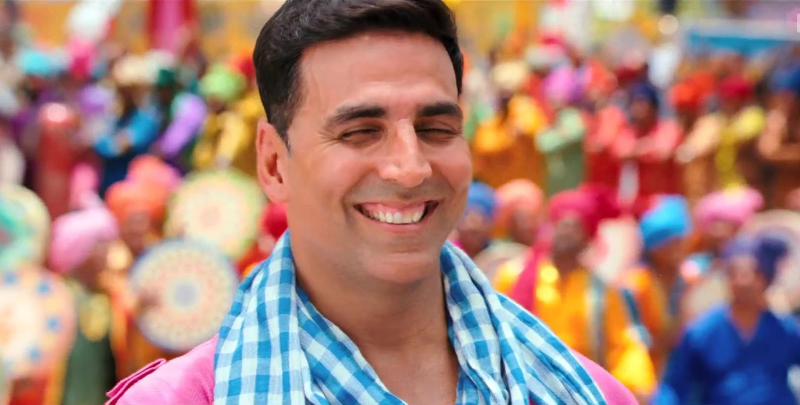
#> input picture data/Khiladi-786-movie-image.jpg, 1600 x 810 px (shown at 1/2 size)
$ python showImage.py
#> lines starting #> are read from the running program, lines starting #| are printed output that depends on the picture; after the words box and inside, x2 and y2 are one past the last pixel; in counts of white or black regions, pixels touching at a corner belong together
import cv2
from PIL import Image
import numpy as np
detector= cv2.CascadeClassifier('haarcascade_frontalface_default.xml');
#im = Image.open('data/Final Printpdf.442.jpg')
im=cv2.VideoCapture('Khiladi-786-movie-image.jpg')
check,img=im.read()
#> img is the input picture: shape (810, 1600, 3); mean B, G, R 121.3, 130, 168
#img = np.array(im); # im2arr.shape: height x width x channel
img1 = cv2.resize(img, (0,0), fx=0.8, fy=0.8)
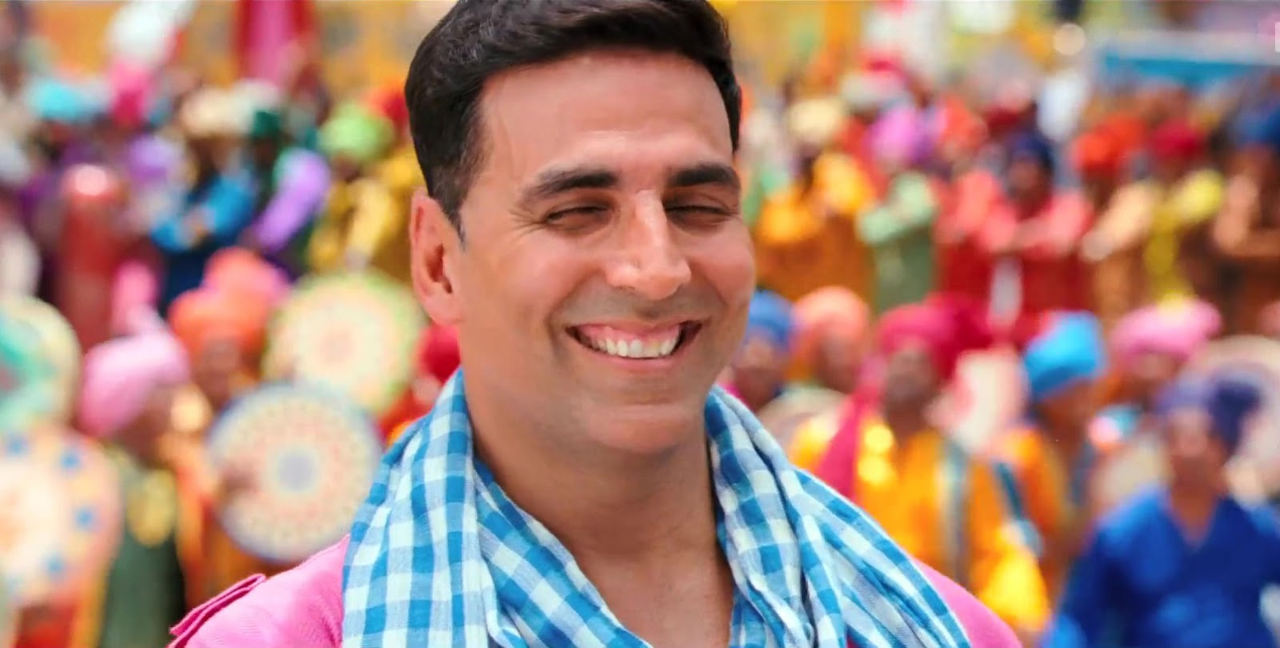
#> img1: shape (648, 1280, 3); mean B, G, R 121.2, 129.9, 167.9
gray = cv2.cvtColor(img1, cv2.COLOR_BGR2GRAY)
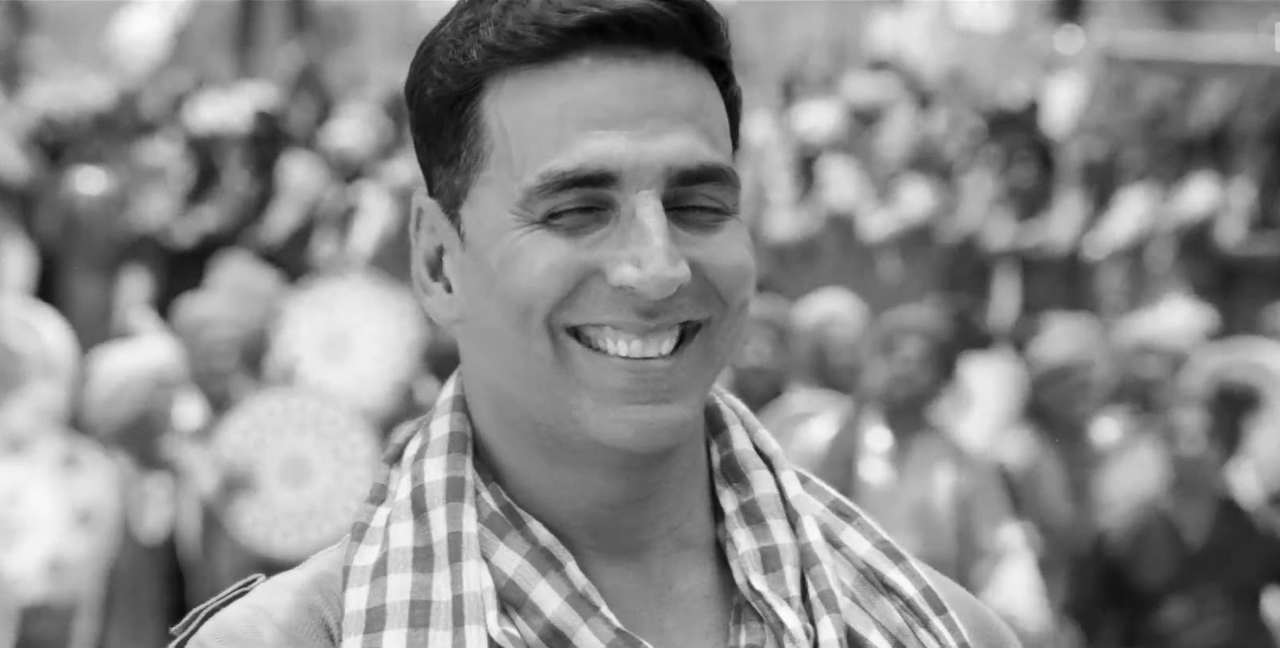
#> gray: shape (648, 1280); min 0, max 253, mean 140.3
faces = detector.detectMultiScale(gray,1.16, 5);
#> faces = [[442, 60, 372, 372]]
for (x,y,w,h) in faces:
    cv2.rectangle(img1,(x,y),(x+w,y+h),(255,0,0),2)
#> this loop made 1 pass
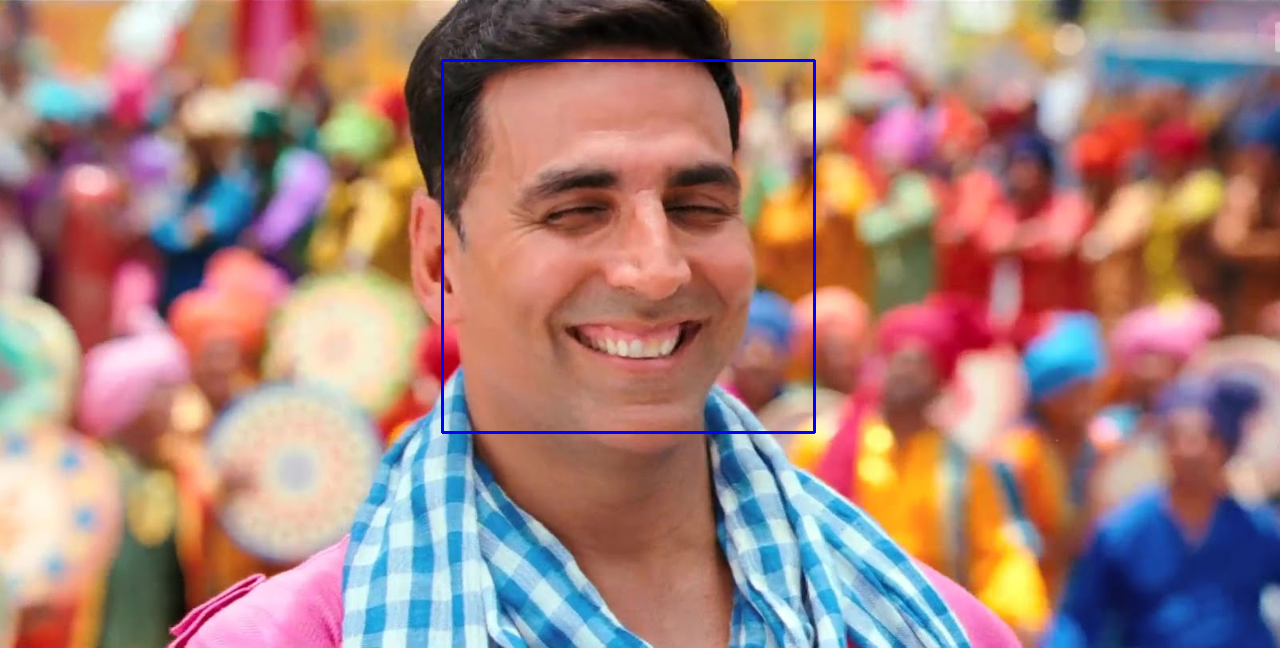
#> img1: shape (648, 1280, 3); 0.54% of pixels changed, all inside (x1, y1, x2, y2) = (441, 59, 816, 434)
cv2.imshow('frame',img1);
if cv2.waitKey(10) & cv2.waitKey(0) == ord('q') :


#> (key q is pressed here)
#> (key Esc is pressed here)
    cv2.destroyAllWindows()

$ run again, on akshay/20180329_221530.jpg
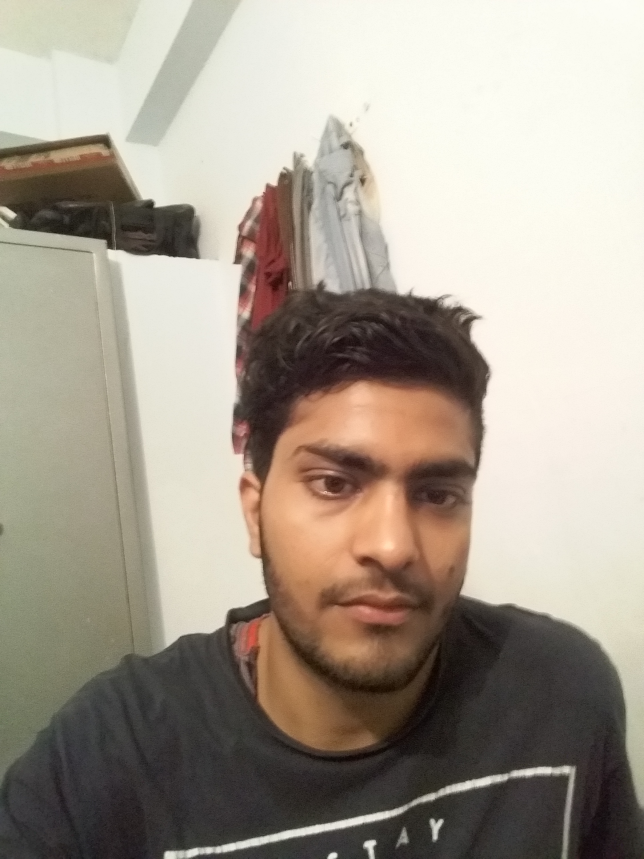
#> input picture akshay/20180329_221530.jpg, 1932 x 2576 px, given in place of Khiladi-786-movie-image.jpg, which was not available (shown at 1/3 size)
#> img is the input picture: shape (2576, 1932, 3); mean B, G, R 143.7, 156.6, 166
#> `gray = cv2.cvtColor(img1, cv2.COLOR_BGR2GRAY)`:
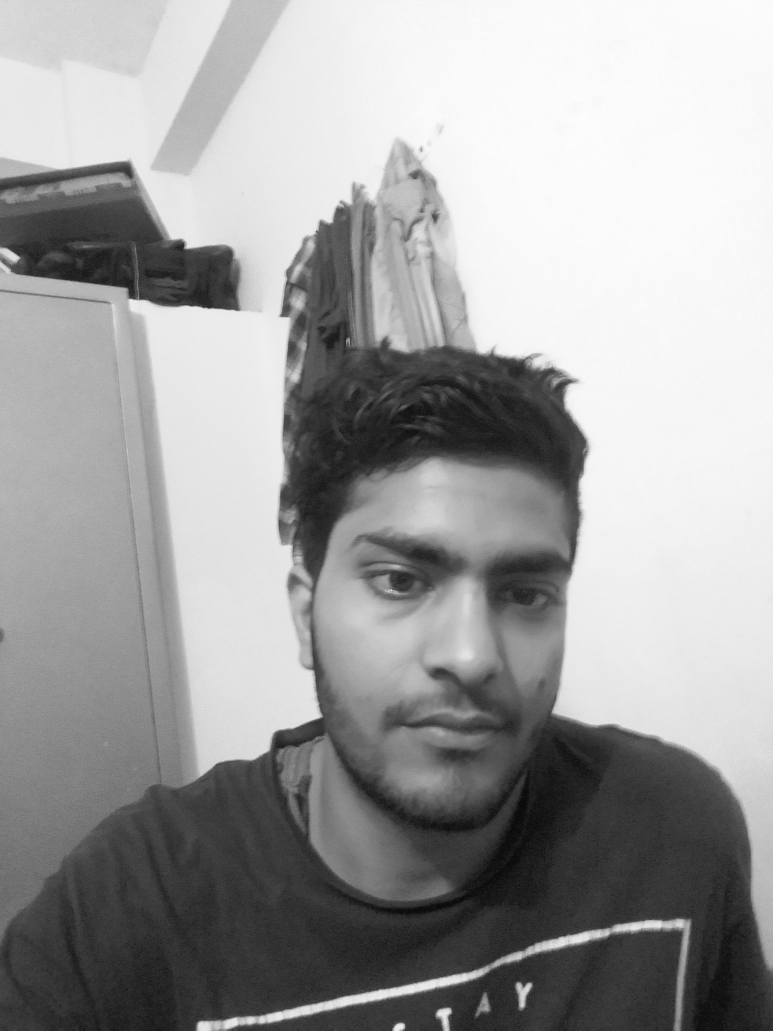
#> gray: shape (2061, 1546) (shown at 1/2 size); min 4, max 254, mean 157.9
#> faces = [[585, 900, 684, 684]]
#> the loop `for (x,y,w,h) in faces:` made 1 pass
#> after the loop `for (x,y,w,h) in faces:`:
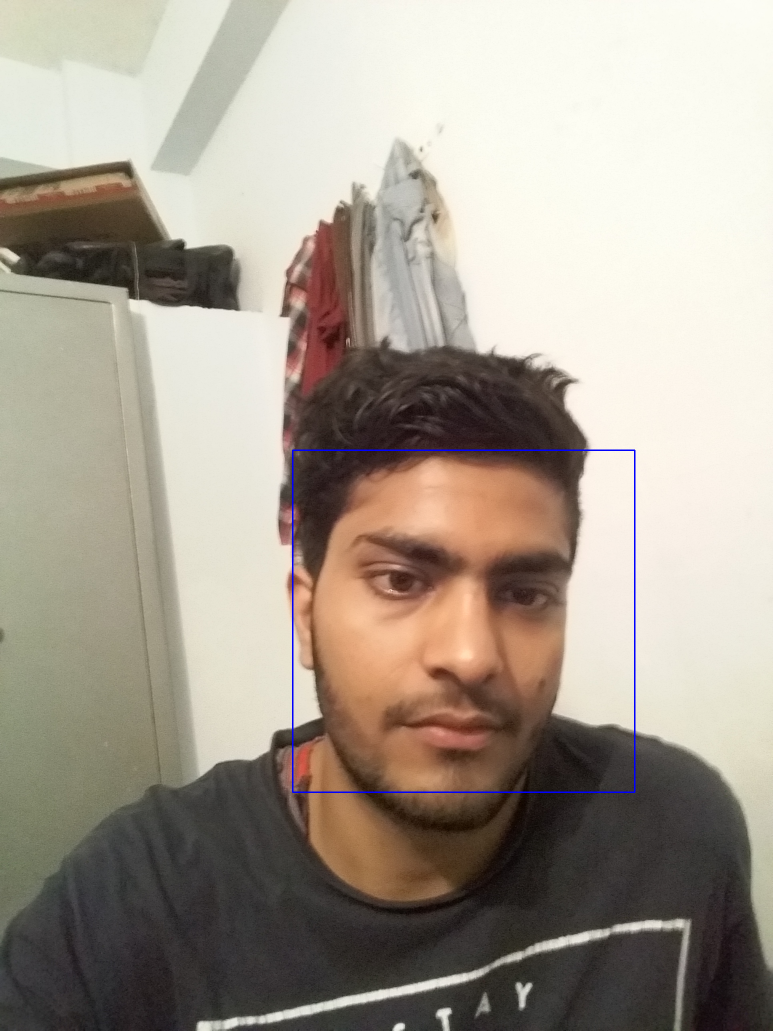
#> img1: shape (2061, 1546, 3) (shown at 1/2 size); mean B, G, R 144, 156.2, 165.6

$ run again, on akshay/20180329_221537.jpg
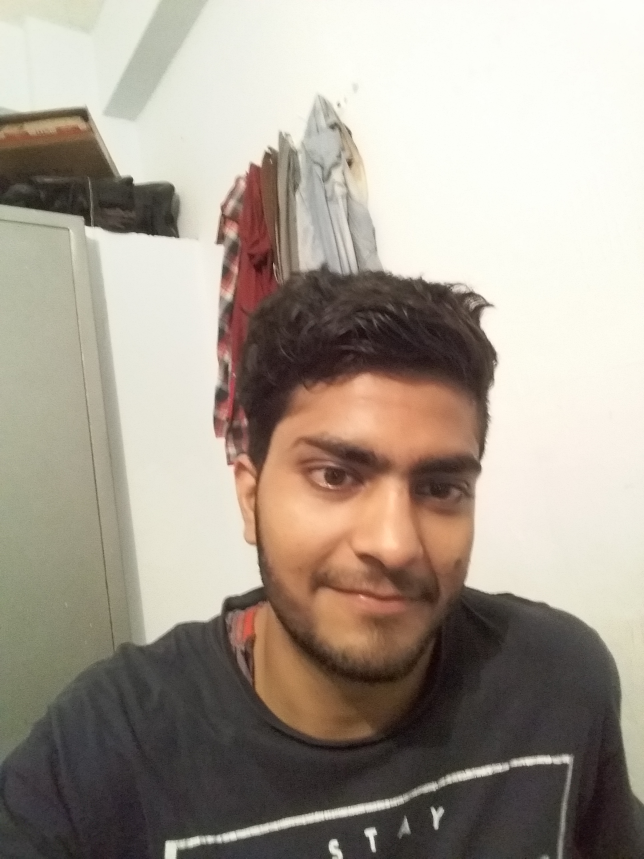
#> input picture akshay/20180329_221537.jpg, 1932 x 2576 px, given in place of Khiladi-786-movie-image.jpg, which was not available (shown at 1/3 size)
#> img is the input picture: shape (2576, 1932, 3); mean B, G, R 144.9, 156.8, 166.6
#> `gray = cv2.cvtColor(img1, cv2.COLOR_BGR2GRAY)`:
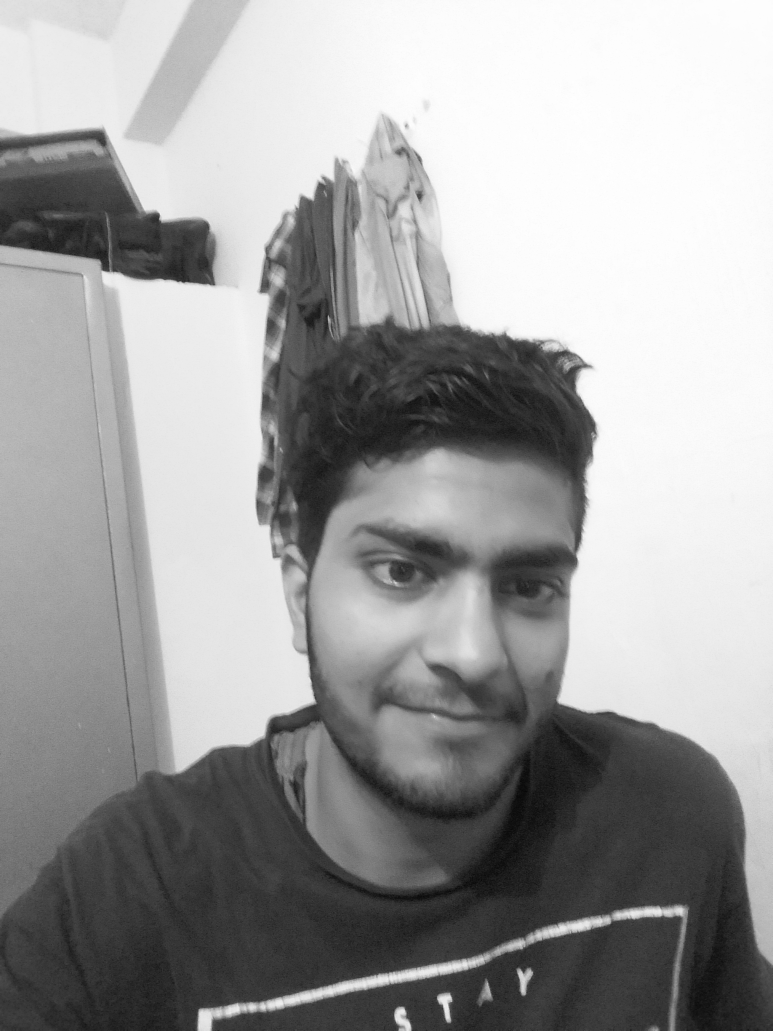
#> gray: shape (2061, 1546) (shown at 1/2 size); min 4, max 255, mean 158.3
#> faces = [[774, 420, 62, 62], [573, 882, 705, 705]]
#> the loop `for (x,y,w,h) in faces:` made 2 passes
#> after the loop `for (x,y,w,h) in faces:`:
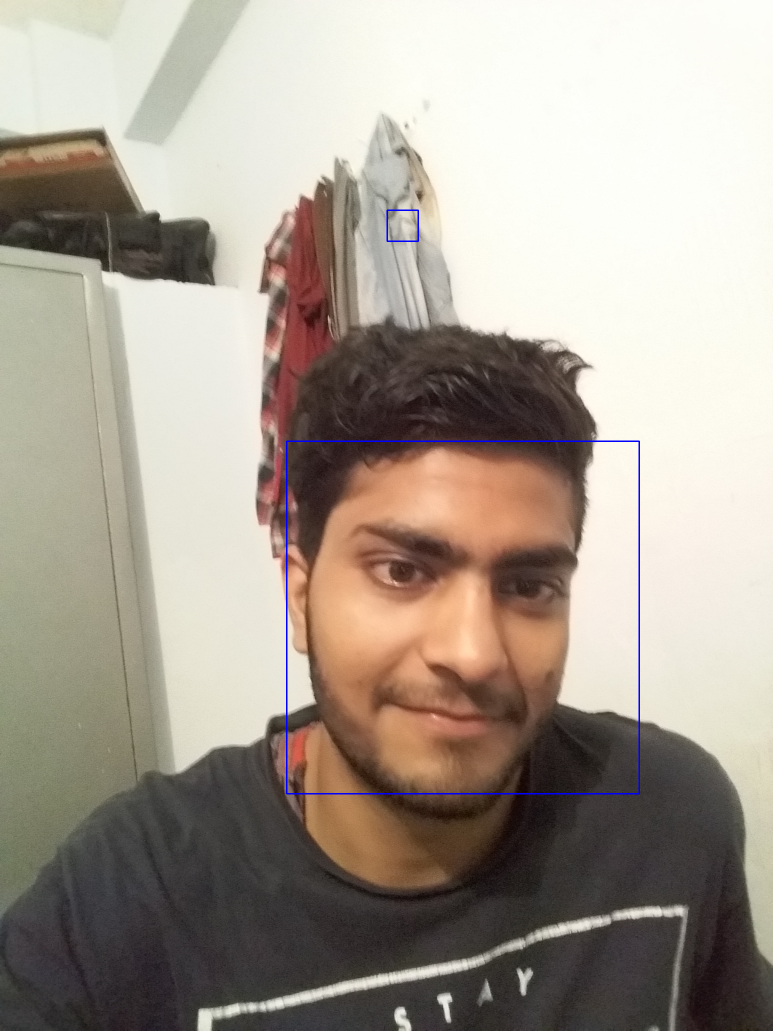
#> img1: shape (2061, 1546, 3) (shown at 1/2 size); mean B, G, R 145.2, 156.3, 166.1
